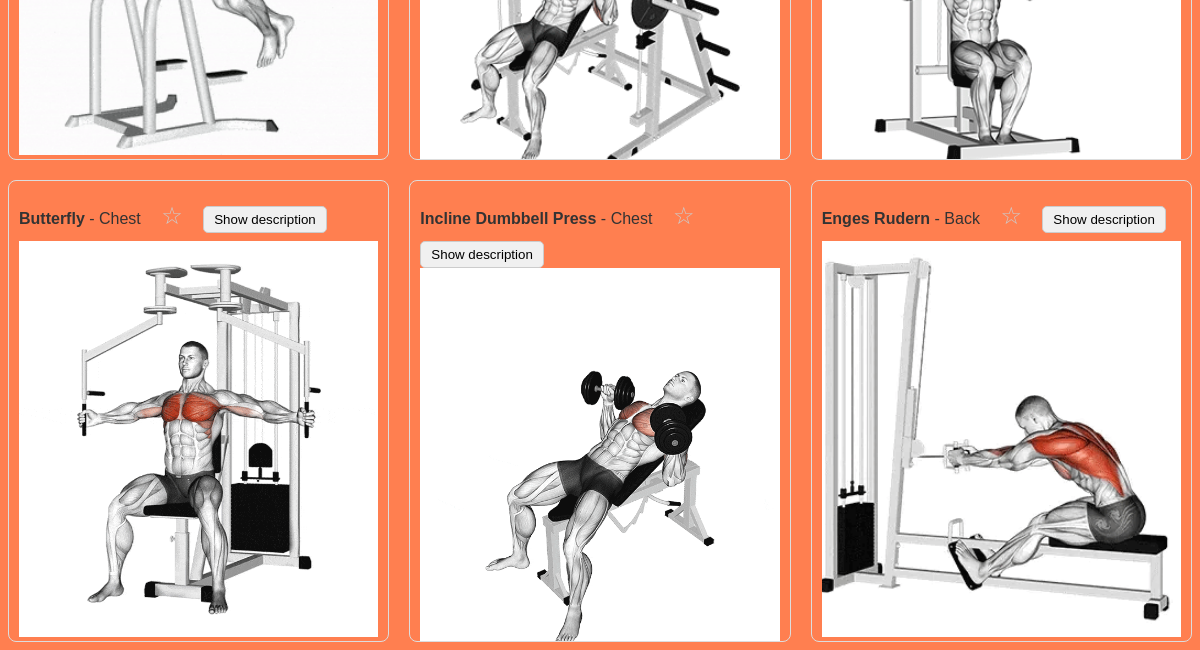
The app's page /exercises (lower part), older data.
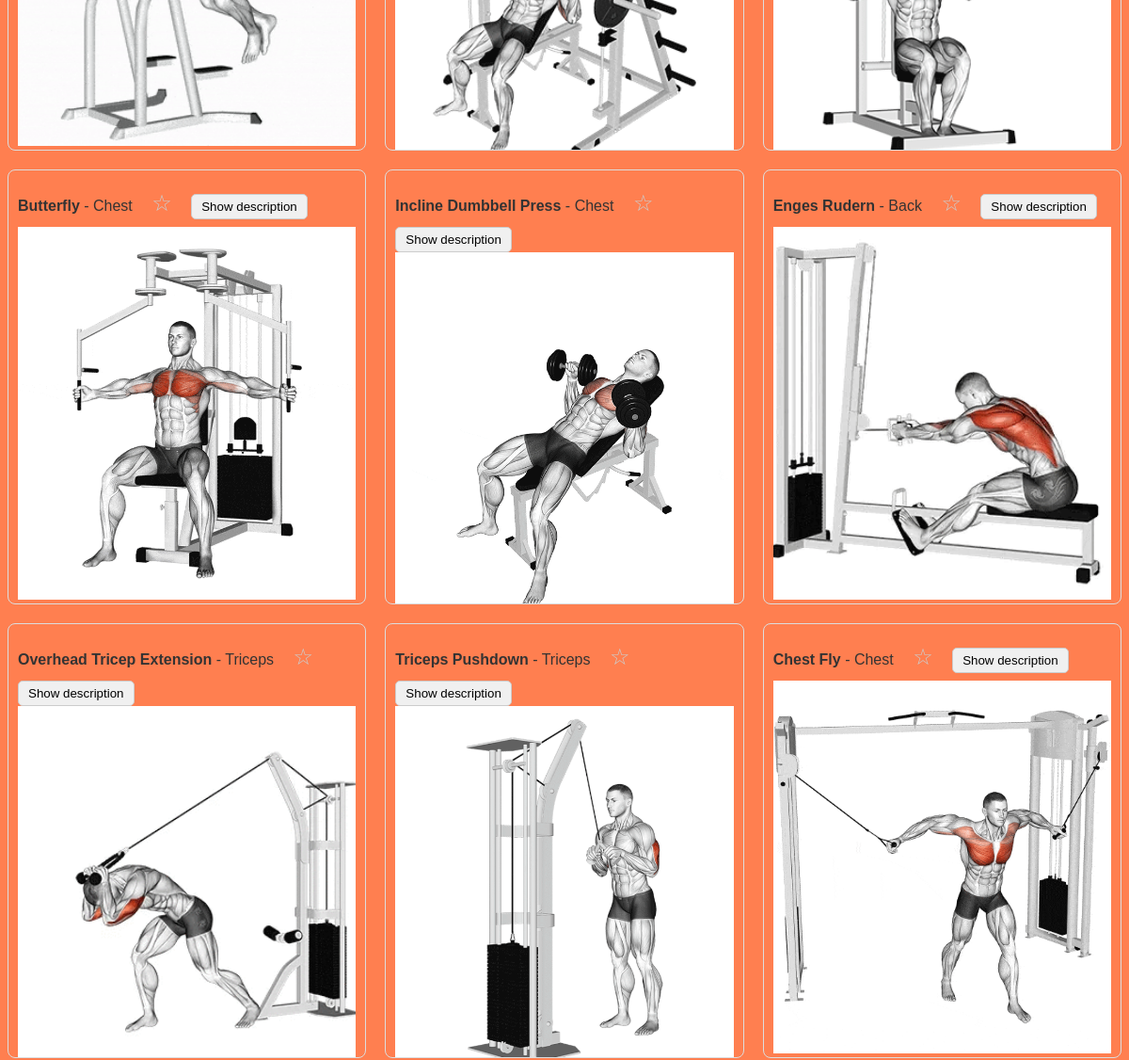
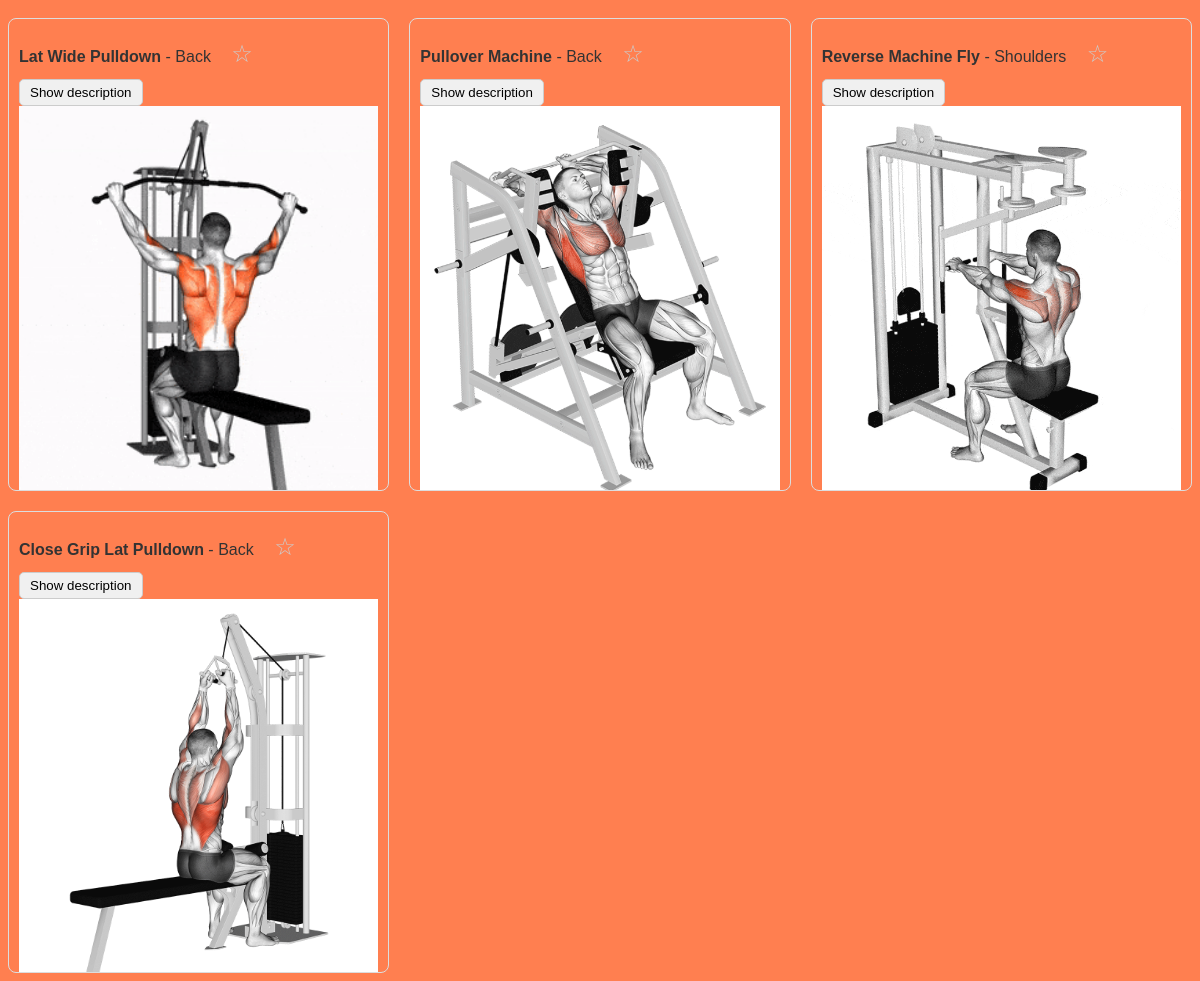
The same page, newer data (2 pictures, top to bottom).
### myapp/models.py (models this page shows, shortened)
class Exercise(models.Model):
    name = models.CharField(max_length=200)
    description = models.TextField()
    gif = models.ImageField(upload_to='exercise_gifs/', null=True, blank=True)
    muscle_group = models.ForeignKey(MuscleGroup, related_name="exersices", on_delete=models.CASCADE)

class MuscleGroup(models.Model):
    name = models.CharField(max_length=100)

### myapp/views.py (the view, shortened to what this page needs)
# urls.py: path('exercises', exercises, name='exercises'),
def exercises(request):
    muscle_groups = MuscleGroup.objects.all()
    exercises = Exercise.objects.all()
    saved_exercises = None
    if request.user.is_authenticated:
        saved_exercises = SavedExercise.objects.filter(user=request.user).values_list('exercise', flat=True)
    return render(request, 'exercises.html', {'exercises': exercises,
                                              'muscle_groups': muscle_groups,
                                              'saved_exercises': saved_exercises})

### myapp/templates/exercises.html (shortened to what this page needs)
{% extends 'base.html' %}
{% block content %}
    <div class="exercise-container">
        {% for exercise in exercises %}
            <div class="exercise-item">
                <strong>{{ exercise.name }}</strong> - {{ exercise.muscle_group.name }}
                <button class="save-exercise-btn" data-exercise-id="{{ exercise.id }}"
                        style="background: none; border: none; cursor: pointer; font-size: 1.5rem;">
                        <span class="star"
                        style="color: {% if exercise.id in saved_exercises %}gold{% else %}#ccc{% endif %};">
                      {% if exercise.id in saved_exercises %}
                          &#9733;
                      {% else %}
                          &#9734;
                      {% endif %}
                  </span>
                </button>
                <button class="toggle-description-btn">Show description</button>
                {% if exercise.gif %}
                    <img src="{{ exercise.gif.url }}" alt="{{ exercise.name }} GIF">
                {% else %}
                    <p>No gif</p>
                {% endif %}
            </div>
        {% empty %}
            <p>Keine Übungen gefunden.</p>
        {% endfor %}
    </div>
{% endblock %}

Row changes from the older to the newer data that the page shows:
added Exercise: name "Overhead Tricep Extension", muscle_group.name "Triceps", gif (picture)
added Exercise: name "Triceps Pushdown", muscle_group.name "Triceps", gif (picture)
added Exercise: name "Chest Fly", muscle_group.name "Chest", gif (picture)
added Exercise: name "Lat Wide Pulldown", muscle_group.name "Back", gif (picture)
added Exercise: name "Pullover Machine", muscle_group.name "Back", gif (picture)
added Exercise: name "Reverse Machine Fly", muscle_group.name "Shoulders", gif (picture)
added Exercise: name "Close Grip Lat Pulldown", muscle_group.name "Back", gif (picture)
